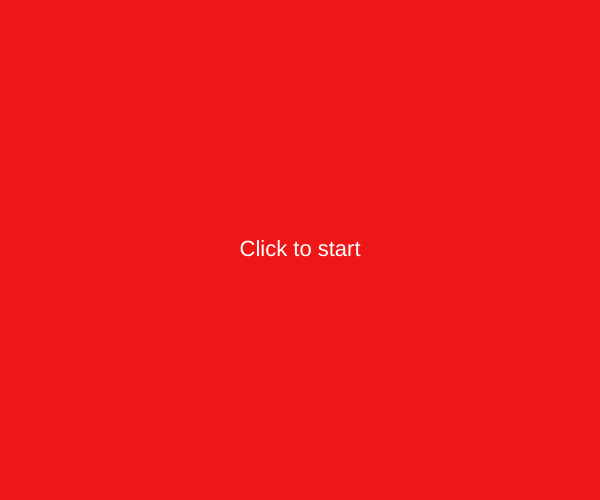
Frame 1 (no input)
Frame 60 (no input): identical to frame 1, image omitted
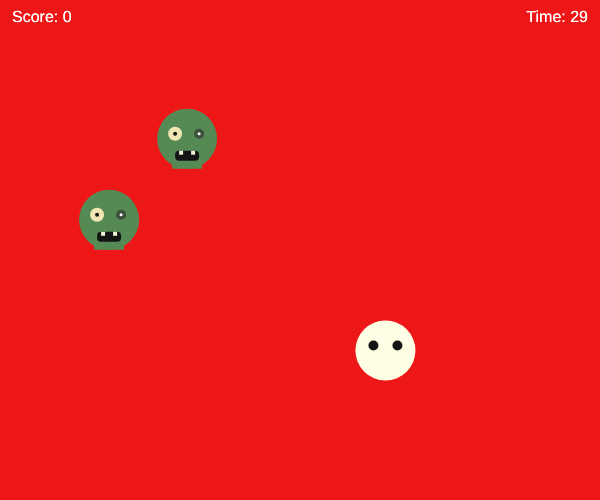
Frame 120 (the mouse pressed at the canvas centre since frame 60)

The p5.js sketch that drew these frames (run headless with seeded random() and noise() and a simulated clock; from frame 60 on, the mouse is pressed at the canvas centre):

// p5.js sketch
// ── sketch.js
let ghost;
let zombie;
let score = 0;
let duration = 30;
let startTime;
let state = 'start';
let spawnEvery = 60;

function setup() {
  createCanvas(600, 500);
  spawnGhost();
  spawnZombie();
}
 

function draw() {
  background("#ee1717");
 

  if (state === 'start') {
    textAlign(CENTER, CENTER);
    fill(255);
    textSize(22);
    text('Click to start', width / 2, height / 2);
    return;
  }

  if (state === 'over') {
    textAlign(CENTER, CENTER);
    fill(255);
    textSize(22);
    text('Game over\nScore: ' + score + '\nClick to retry', width / 2, height / 2);
    return;
  }

  let elapsed = (millis() - startTime) / 1000;
  let timeLeft = max(0, duration - elapsed);
  if (timeLeft <= 0) {
    state = 'over';
    return;
  }

  if (frameCount % spawnEvery === 0) spawnZombie();
  drawZombie(ghost.x, ghost.y);

  textAlign(LEFT, TOP);
  fill(255);
  textSize(16);
  text('Score: ' + score, 12, 10);
  textAlign(RIGHT, TOP);
  text('Time: ' + ceil(timeLeft), width - 12, 10);

  {
    
  if (frameCount % spawnEvery === 0) spawnGhost();
  if (frameCount % spawnEvery === 0) spawnZombie();
  drawGhost(ghost.x, ghost.y);
  drawZombie(zombie.x, zombie.y);

  textAlign(LEFT, TOP);
  fill(255);
  textSize(16);
  text('Score: ' + score, 12, 10);
  textAlign(RIGHT, TOP);
  text('Time: ' + ceil(timeLeft), width - 12, 10);
  }
}

function mousePressed() {
  if (state === 'start' || state === 'over') {
    state = 'play';
    score = 0;
    startTime = millis();
    spawnZombie();
    spawnGhost();
    return;
  }
  if (dist(mouseX, mouseY, ghost.x, ghost.y) < 30) {
    score++;
    spawnZombie();
    spawnGhost();
  }
}
function spawnGhost() {
  ghost = { x: random(80, width - 80), y: random(80, height - 80) };
}
function spawnZombie() {
  zombie = { x: random(80, width - 40), y: random(40, height - 40) };
}

function drawGhost(x, y) {
  noStroke();
  fill(500, 255, 230);
  ellipse(x, y, 60, 60);
  fill(20);
  ellipse(x - 12, y - 5, 10);
  ellipse(x + 12, y - 5, 10);
}

function drawZombie(x, y) {
  noStroke();

 
  fill(85, 138, 85); 
  ellipse(x, y, 60, 60); // Head
  rect(x - 15, y + 15, 30, 15); // Jaw
  

  fill(240, 230, 180); 
  ellipse(x - 12, y - 5, 14, 14);
  fill(20);
  ellipse(x - 12, y - 5, 4);
  

  fill(60, 80, 60); 
  ellipse(x + 12, y - 5, 10, 10);
  fill(255);
  ellipse(x + 12, y - 5, 3);
  
  
  fill(20);
  rect(x - 12, y + 12, 24, 10, 4);
  
  
  fill(240, 240, 210);
  rect(x - 8, y + 12, 4, 4);
  rect(x + 4, y + 12, 4, 4);
}
